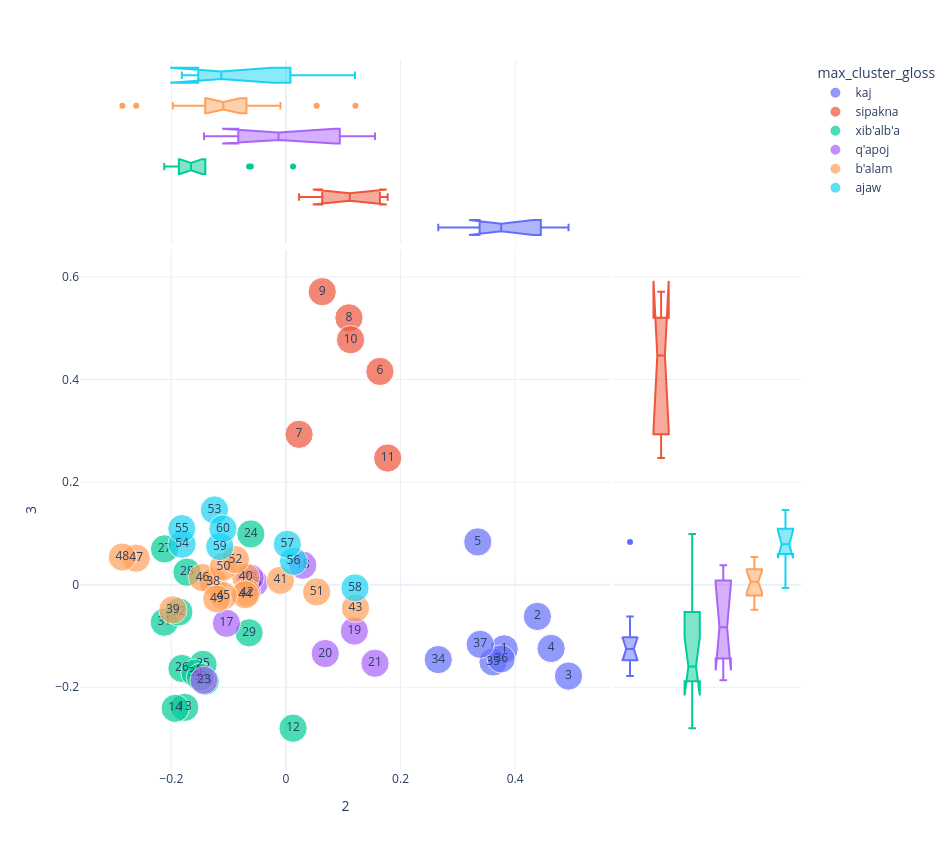
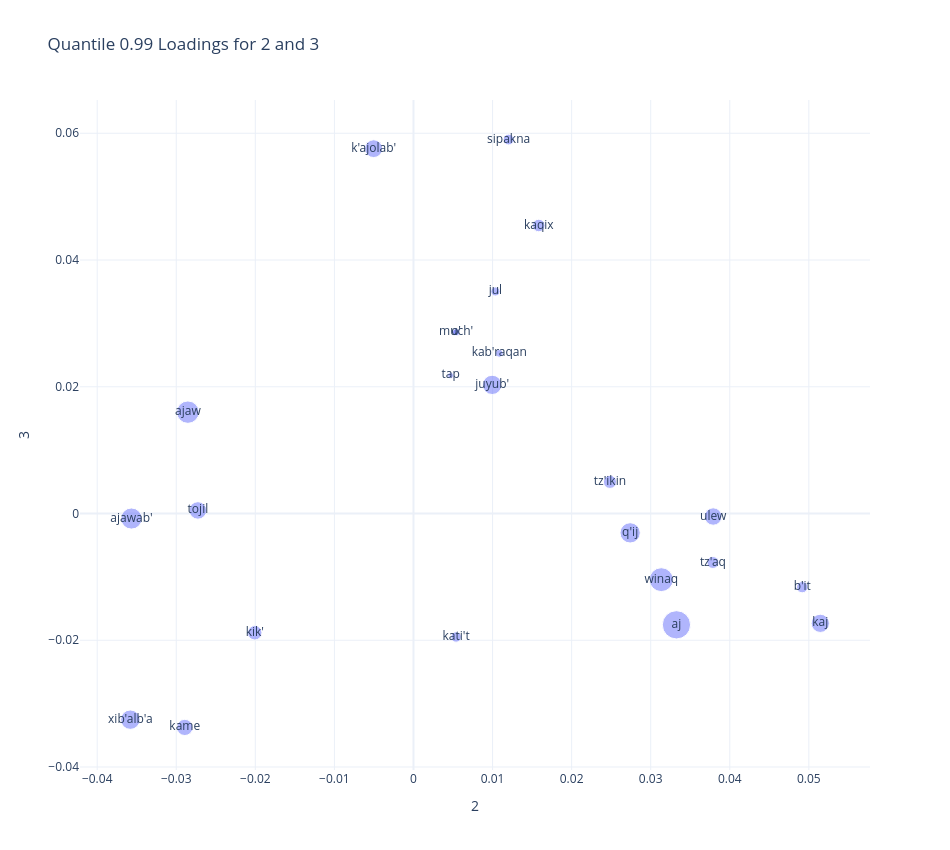

Write notebook code for charts like these, in order.
### Code cell
plot_pca(2,3)

### Figure 1 — Plotly figure (JSON) as saved in the notebook; plotly's stock layout.template omitted (floating-point values rounded to 4 significant figures)
{"data": [{"hovertemplate": "max_cluster_gloss=kaj<br>2=%{x}<br>3=%{y}<br>size=%{marker.size}<br>chunk_id=%{text}<extra></extra>", "legendgroup": "kaj", "marker": {"color": "#636efa", "size": [1, 1, 1, 1, 1, 1, 1, 1, 1], "sizemode": "area", "sizeref": 0.0025, "symbol": "circle"}, "mode": "markers+text", "name": "kaj", "orientation": "v", "showlegend": true, "text": [1, 2, 3, 4, 5, 34, 35, 36, 37], "type": "scatter", "x": [0.3808, 0.4388, 0.4931, 0.4627, 0.3347, 0.2658, 0.3614, 0.3755, 0.339], "xaxis": "x", "y": [-0.1252, -0.06193, -0.1782, -0.1244, 0.0834, -0.1461, -0.1506, -0.1447, -0.1163], "yaxis": "y"}, {"alignmentgroup": "True", "hovertemplate": "max_cluster_gloss=kaj<br>2=%{x}<extra></extra>", "legendgroup": "kaj", "marker": {"color": "#636efa", "symbol": "circle"}, "name": "kaj", "notched": true, "offsetgroup": "kaj", "showlegend": false, "type": "box", "x": [0.3808, 0.4388, 0.4931, 0.4627, 0.3347, 0.2658, 0.3614, 0.3755, 0.339], "xaxis": "x3", "yaxis": "y3"}, {"alignmentgroup": "True", "hovertemplate": "max_cluster_gloss=kaj<br>3=%{y}<extra></extra>", "legendgroup": "kaj", "marker": {"color": "#636efa", "symbol": "circle"}, "name": "kaj", "notched": true, "offsetgroup": "kaj", "showlegend": false, "type": "box", "xaxis": "x2", "y": [-0.1252, -0.06193, -0.1782, -0.1244, 0.0834, -0.1461, -0.1506, -0.1447, -0.1163], "yaxis": "y2"}, {"hovertemplate": "max_cluster_gloss=sipakna<br>2=%{x}<br>3=%{y}<br>size=%{marker.size}<br>chunk_id=%{text}<extra></extra>", "legendgroup": "sipakna", "marker": {"color": "#EF553B", "size": [1, 1, 1, 1, 1, 1], "sizemode": "area", "sizeref": 0.0025, "symbol": "circle"}, "mode": "markers+text", "name": "sipakna", "orientation": "v", "showlegend": true, "text": [6, 7, 8, 9, 10, 11], "type": "scatter", "x": [0.1639, 0.02283, 0.1099, 0.06331, 0.1127, 0.1775], "xaxis": "x", "y": [0.4156, 0.293, 0.5202, 0.5712, 0.4776, 0.2469], "yaxis": "y"}, {"alignmentgroup": "True", "hovertemplate": "max_cluster_gloss=sipakna<br>2=%{x}<extra></extra>", "legendgroup": "sipakna", "marker": {"color": "#EF553B", "symbol": "circle"}, "name": "sipakna", "notched": true, "offsetgroup": "sipakna", "showlegend": false, "type": "box", "x": [0.1639, 0.02283, 0.1099, 0.06331, 0.1127, 0.1775], "xaxis": "x3", "yaxis": "y3"}, {"alignmentgroup": "True", "hovertemplate": "max_cluster_gloss=sipakna<br>3=%{y}<extra></extra>", "legendgroup": "sipakna", "marker": {"color": "#EF553B", "symbol": "circle"}, "name": "sipakna", "notched": true, "offsetgroup": "sipakna", "showlegend": false, "type": "box", "xaxis": "x2", "y": [0.4156, 0.293, 0.5202, 0.5712, 0.4776, 0.2469], "yaxis": "y2"}, {"hovertemplate": "max_cluster_gloss=xib'alb'a<br>2=%{x}<br>3=%{y}<br>size=%{marker.size}<br>chunk_id=%{text}<extra></extra>", "legendgroup": "xib'alb'a", "marker": {"color": "#00cc96", "size": [1, 1, 1, 1, 1, 1, 1, 1, 1, 1, 1, 1, 1, 1], "sizemode": "area", "sizeref": 0.0025, "symbol": "circle"}, "mode": "markers+text", "name": "xib'alb'a", "orientation": "v", "showlegend": true, "text": [12, 13, 14, 15, 24, 25, 26, 27, 28, 29, 30, 31, 32, 33], "type": "scatter", "x": [0.01238, -0.1767, -0.1934, -0.1407, -0.06137, -0.1448, -0.1816, -0.2119, -0.1728, -0.06437, -0.1587, -0.2124, -0.1869, -0.1494], "xaxis": "x", "y": [-0.2798, -0.2391, -0.2411, -0.1882, 0.09885, -0.1553, -0.1634, 0.06973, 0.02437, -0.09384, -0.1724, -0.07321, -0.05323, -0.1806], "yaxis": "y"}, {"alignmentgroup": "True", "hovertemplate": "max_cluster_gloss=xib'alb'a<br>2=%{x}<extra></extra>", "legendgroup": "xib'alb'a", "marker": {"color": "#00cc96", "symbol": "circle"}, "name": "xib'alb'a", "notched": true, "offsetgroup": "xib'alb'a", "showlegend": false, "type": "box", "x": [0.01238, -0.1767, -0.1934, -0.1407, -0.06137, -0.1448, -0.1816, -0.2119, -0.1728, -0.06437, -0.1587, -0.2124, -0.1869, -0.1494], "xaxis": "x3", "yaxis": "y3"}, {"alignmentgroup": "True", "hovertemplate": "max_cluster_gloss=xib'alb'a<br>3=%{y}<extra></extra>", "legendgroup": "xib'alb'a", "marker": {"color": "#00cc96", "symbol": "circle"}, "name": "xib'alb'a", "notched": true, "offsetgroup": "xib'alb'a", "showlegend": false, "type": "box", "xaxis": "x2", "y": [-0.2798, -0.2391, -0.2411, -0.1882, 0.09885, -0.1553, -0.1634, 0.06973, 0.02437, -0.09384, -0.1724, -0.07321, -0.05323, -0.1806], "yaxis": "y2"}, {"hovertemplate": "max_cluster_gloss=q'apoj<br>2=%{x}<br>3=%{y}<br>size=%{marker.size}<br>chunk_id=%{text}<extra></extra>", "legendgroup": "q'apoj", "marker": {"color": "#ab63fa", "size": [1, 1, 1, 1, 1, 1, 1, 1], "sizemode": "area", "sizeref": 0.0025, "symbol": "circle"}, "mode": "markers+text", "name": "q'apoj", "orientation": "v", "showlegend": true, "text": [16, 17, 18, 19, 20, 21, 22, 23], "type": "scatter", "x": [-0.05532, -0.1039, 0.02925, 0.1194, 0.06851, 0.1554, -0.06262, -0.1431], "xaxis": "x", "y": [0.003186, -0.07537, 0.03798, -0.09044, -0.1343, -0.1532, 0.01265, -0.1865], "yaxis": "y"}, {"alignmentgroup": "True", "hovertemplate": "max_cluster_gloss=q'apoj<br>2=%{x}<extra></extra>", "legendgroup": "q'apoj", "marker": {"color": "#ab63fa", "symbol": "circle"}, "name": "q'apoj", "notched": true, "offsetgroup": "q'apoj", "showlegend": false, "type": "box", "x": [-0.05532, -0.1039, 0.02925, 0.1194, 0.06851, 0.1554, -0.06262, -0.1431], "xaxis": "x3", "yaxis": "y3"}, {"alignmentgroup": "True", "hovertemplate": "max_cluster_gloss=q'apoj<br>3=%{y}<extra></extra>", "legendgroup": "q'apoj", "marker": {"color": "#ab63fa", "symbol": "circle"}, "name": "q'apoj", "notched": true, "offsetgroup": "q'apoj", "showlegend": false, "type": "box", "xaxis": "x2", "y": [0.003186, -0.07537, 0.03798, -0.09044, -0.1343, -0.1532, 0.01265, -0.1865], "yaxis": "y2"}, {"hovertemplate": "max_cluster_gloss=b'alam<br>2=%{x}<br>3=%{y}<br>size=%{marker.size}<br>chunk_id=%{text}<extra></extra>", "legendgroup": "b'alam", "marker": {"color": "#FFA15A", "size": [1, 1, 1, 1, 1, 1, 1, 1, 1, 1, 1, 1, 1, 1, 1], "sizemode": "area", "sizeref": 0.0025, "symbol": "circle"}, "mode": "markers+text", "name": "b'alam", "orientation": "v", "showlegend": true, "text": [38, 39, 40, 41, 42, 43, 44, 45, 46, 47, 48, 49, 50, 51, 52], "type": "scatter", "x": [-0.127, -0.1974, -0.07033, -0.00966, -0.06846, 0.1213, -0.07119, -0.1093, -0.1457, -0.2614, -0.2855, -0.1208, -0.1092, 0.05354, -0.08813], "xaxis": "x", "y": [0.005641, -0.04902, 0.01472, 0.008464, -0.01566, -0.04598, -0.01955, -0.02191, 0.01385, 0.05161, 0.05381, -0.02759, 0.03488, -0.01413, 0.04876], "yaxis": "y"}, {"alignmentgroup": "True", "hovertemplate": "max_cluster_gloss=b'alam<br>2=%{x}<extra></extra>", "legendgroup": "b'alam", "marker": {"color": "#FFA15A", "symbol": "circle"}, "name": "b'alam", "notched": true, "offsetgroup": "b'alam", "showlegend": false, "type": "box", "x": [-0.127, -0.1974, -0.07033, -0.00966, -0.06846, 0.1213, -0.07119, -0.1093, -0.1457, -0.2614, -0.2855, -0.1208, -0.1092, 0.05354, -0.08813], "xaxis": "x3", "yaxis": "y3"}, {"alignmentgroup": "True", "hovertemplate": "max_cluster_gloss=b'alam<br>3=%{y}<extra></extra>", "legendgroup": "b'alam", "marker": {"color": "#FFA15A", "symbol": "circle"}, "name": "b'alam", "notched": true, "offsetgroup": "b'alam", "showlegend": false, "type": "box", "xaxis": "x2", "y": [0.005641, -0.04902, 0.01472, 0.008464, -0.01566, -0.04598, -0.01955, -0.02191, 0.01385, 0.05161, 0.05381, -0.02759, 0.03488, -0.01413, 0.04876], "yaxis": "y2"}, {"hovertemplate": "max_cluster_gloss=ajaw<br>2=%{x}<br>3=%{y}<br>size=%{marker.size}<br>chunk_id=%{text}<extra></extra>", "legendgroup": "ajaw", "marker": {"color": "#19d3f3", "size": [1, 1, 1, 1, 1, 1, 1, 1], "sizemode": "area", "sizeref": 0.0025, "symbol": "circle"}, "mode": "markers+text", "name": "ajaw", "orientation": "v", "showlegend": true, "text": [53, 54, 55, 56, 57, 58, 59, 60], "type": "scatter", "x": [-0.1248, -0.1814, -0.1817, 0.0131, 0.002346, 0.1205, -0.1155, -0.11], "xaxis": "x", "y": [0.1457, 0.07887, 0.1092, 0.04534, 0.07876, -0.006357, 0.07427, 0.109], "yaxis": "y"}, {"alignmentgroup": "True", "hovertemplate": "max_cluster_gloss=ajaw<br>2=%{x}<extra></extra>", "legendgroup": "ajaw", "marker": {"color": "#19d3f3", "symbol": "circle"}, "name": "ajaw", "notched": true, "offsetgroup": "ajaw", "showlegend": false, "type": "box", "x": [-0.1248, -0.1814, -0.1817, 0.0131, 0.002346, 0.1205, -0.1155, -0.11], "xaxis": "x3", "yaxis": "y3"}, {"alignmentgroup": "True", "hovertemplate": "max_cluster_gloss=ajaw<br>3=%{y}<extra></extra>", "legendgroup": "ajaw", "marker": {"color": "#19d3f3", "symbol": "circle"}, "name": "ajaw", "notched": true, "offsetgroup": "ajaw", "showlegend": false, "type": "box", "xaxis": "x2", "y": [0.1457, 0.07887, 0.1092, 0.04534, 0.07876, -0.006357, 0.07427, 0.109], "yaxis": "y2"}], "layout": {"height": 850, "legend": {"itemsizing": "constant", "title": {"text": "max_cluster_gloss"}, "tracegroupgap": 0}, "margin": {"t": 60}, "width": 950, "xaxis": {"anchor": "y", "autorange": true, "domain": [0, 0.7363], "range": [-0.3603, 0.5679], "title": {"text": "2"}, "type": "linear"}, "xaxis2": {"anchor": "y2", "autorange": true, "domain": [0.7413, 1], "matches": "x2", "range": [-0.5, 5.5], "showgrid": false, "showline": false, "showticklabels": false, "ticks": "", "type": "category"}, "xaxis3": {"anchor": "y3", "autorange": true, "domain": [0, 0.7363], "matches": "x", "range": [-0.3603, 0.5679], "showgrid": true, "showticklabels": false, "type": "linear"}, "xaxis4": {"anchor": "y4", "domain": [0.7413, 1], "matches": "x2", "showgrid": false, "showline": false, "showticklabels": false, "ticks": ""}, "yaxis": {"anchor": "x", "autorange": true, "domain": [0, 0.7326], "range": [-0.3613, 0.6527], "title": {"text": "3"}, "type": "linear"}, "yaxis2": {"anchor": "x2", "autorange": true, "domain": [0, 0.7326], "matches": "y", "range": [-0.3613, 0.6527], "showgrid": true, "showticklabels": false, "type": "linear"}, "yaxis3": {"anchor": "x3", "autorange": true, "domain": [0.7426, 1], "matches": "y3", "range": [-0.5, 5.5], "showgrid": false, "showline": false, "showticklabels": false, "ticks": "", "type": "category"}, "yaxis4": {"anchor": "x4", "domain": [0.7426, 1], "matches": "y3", "showgrid": true, "showline": false, "showticklabels": false, "ticks": ""}}}

### Figure 2 — Plotly figure (JSON) as saved in the notebook; plotly's stock layout.template omitted (floating-point values rounded to 4 significant figures)
{"data": [{"hovertemplate": "2=%{x}<br>3=%{y}<br>n=%{marker.size}<br>text=%{text}<extra></extra>", "legendgroup": "", "marker": {"color": "#636efa", "opacity": 0.5, "size": [219, 137, 122, 35, 91, 72, 113, 84, 39, 47, 83, 156, 103, 23, 102, 87, 17, 43, 30, 57, 14, 14, 32, 10], "sizemode": "area", "sizeref": 0.5475, "symbol": "circle"}, "mode": "markers+text", "name": "", "orientation": "v", "showlegend": false, "text": ["aj", "ajaw", "ajawab'", "b'it", "kaj", "kame", "q'ij", "tojil", "tz'aq", "tz'ikin", "ulew", "winaq", "xib'alb'a", "jul", "juyub'", "k'ajolab'", "kab'raqan", "kaqix", "kati't", "kik'", "much'", "o'", "sipakna", "tap"], "type": "scatter", "x": [0.03325, -0.02853, -0.03567, 0.04916, 0.05145, -0.02892, 0.0274, -0.02726, 0.03787, 0.02485, 0.0379, 0.03134, -0.03581, 0.01036, 0.009954, -0.005038, 0.01085, 0.01584, 0.005392, -0.02007, 0.005383, 0.005383, 0.01203, 0.004696], "xaxis": "x", "y": [-0.01757, 0.01599, -0.0007954, -0.01162, -0.01733, -0.03376, -0.003054, 0.0004871, -0.007732, 0.00499, -0.0004739, -0.01044, -0.03253, 0.03504, 0.0203, 0.05757, 0.02528, 0.04545, -0.01948, -0.01882, 0.02861, 0.02861, 0.05901, 0.02179], "yaxis": "y"}], "layout": {"height": 850, "legend": {"itemsizing": "constant", "tracegroupgap": 0}, "title": {"text": "Quantile 0.99 Loadings for 2 and 3"}, "width": 950, "xaxis": {"anchor": "y", "autorange": true, "domain": [0, 1], "range": [-0.04217, 0.05773], "title": {"text": "2"}, "type": "linear"}, "yaxis": {"anchor": "x", "autorange": true, "domain": [0, 1], "range": [-0.04047, 0.06525], "title": {"text": "3"}, "type": "linear"}}}
